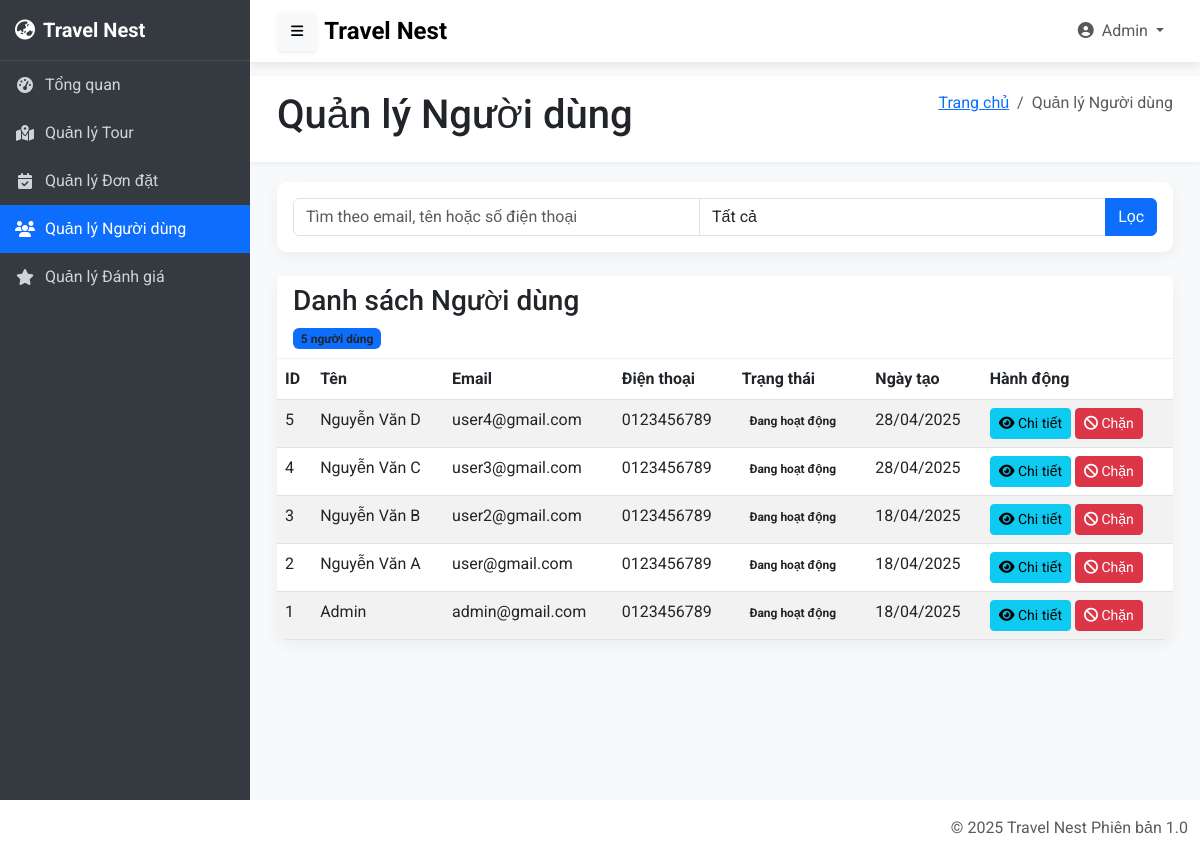
The app's page /admin/pages/user/users.php (signed in) with its own data.
### tables this page shows
CREATE TABLE `users` (
  `user_id` int NOT NULL,
  `full_name` varchar(255) NOT NULL,
  `email` varchar(255) NOT NULL,
  `password` varchar(255) NOT NULL,
  `phone` varchar(20) NOT NULL,
  `address` text,
  `role` enum('customer','admin') DEFAULT 'customer',
  `status` enum('active','blocked','inactive') DEFAULT 'active',
  `created_at` timestamp NULL DEFAULT CURRENT_TIMESTAMP,
  `updated_at` timestamp NULL DEFAULT CURRENT_TIMESTAMP ON UPDATE CURRENT_TIMESTAMP
);

### admin/functions/user_functions.php (called while the page is built, shortened)
<?php
function getUsers($conn, $currentPage = 1, $itemsPerPage = 10, $search = '', $status = 'all') {
    $users = [];
    $offset = ($currentPage - 1) * $itemsPerPage;
    $sql = "SELECT *
            FROM users
            WHERE 1=1";
    $sql .= " ORDER BY created_at DESC LIMIT ?, ?";
    $stmt = $conn->prepare($sql);
    if (!empty($search) && $status != 'all') {
        $stmt->bind_param("ssssii", $searchTerm, $searchTerm, $searchTerm, $status, $offset, $itemsPerPage);
    } elseif (!empty($search)) {
        $stmt->bind_param("sssii", $searchTerm, $searchTerm, $searchTerm, $offset, $itemsPerPage);
    } elseif ($status != 'all') {
        $stmt->bind_param("sii", $status, $offset, $itemsPerPage);
    } else {
        $stmt->bind_param("ii", $offset, $itemsPerPage);
    }
    $stmt->execute();
    $result = $stmt->get_result();
    if ($result->num_rows > 0) {
        while ($row = $result->fetch_assoc()) {
            $users[] = $row;
        }
    }
    return $users;
}
function getTotalUserCount($conn, $search = '', $status = 'all') {
    $sql = "SELECT COUNT(*) as total FROM users WHERE 1=1";
    $stmt = $conn->prepare($sql);
    $stmt->execute();
    $result = $stmt->get_result();
    if ($result->num_rows > 0) {
        return $result->fetch_assoc()['total'];
    }
    return 0;
}

### admin/pages/user/users.php (the view, shortened to what this page needs)
<?php
require_once '../../../admin/config/config.php';
require_once '../../functions/user_functions.php';
$currentPage = isset($_GET['page']) ? (int)$_GET['page'] : 1;
$itemsPerPage = 10;
$search = isset($_GET['search']) ? $_GET['search'] : '';
$status = isset($_GET['status']) ? $_GET['status'] : 'all';
$users = getUsers($conn, $currentPage, $itemsPerPage, $search, $status);
$totalUsers = getTotalUserCount($conn, $search, $status);
?>
<?php include '../../layouts/header.php'; ?>
<body>
    <?php include '../../layouts/navbar.php'; ?>
    <?php include '../../layouts/sidebar.php'; ?>
    <div class="content-wrapper" id="content-wrapper">
        <div class="content-header">
            <div class="container-fluid">
                <div class="row mb-2">
                    <div class="col-sm-6">
                        <h1 class="m-0">Quản lý Người dùng</h1>
                    </div>
                    <div class="col-sm-6">
                        <ol class="breadcrumb float-sm-end">
                            <li class="breadcrumb-item"><a href="../statistics/statistics.php">Trang chủ</a></li>
                            <li class="breadcrumb-item active">Quản lý Người dùng</li>
                        </ol>
                    </div>
                </div>
            </div>
        </div>
        <div class="content">
            <div class="container-fluid">
                <div class="card mb-4">
                    <div class="card-body">
                        <form method="GET" action="users.php" class="row">
                            <div class="input-group">
                                <input type="text" class="form-control" id="search" name="search"
                                    placeholder="Tìm theo email, tên hoặc số điện thoại"
                                    value="<?php echo htmlspecialchars($search); ?>">
                                <select class="form-control" id="status" name="status">
                                    <option value="all" <?php echo $status == 'all' ? 'selected' : ''; ?>>Tất cả</option>
                                </select>
                                <button type="submit" class="btn btn-primary btn-block">Lọc</button>
                            </div>
                        </form>
                    </div>
                </div>
                <div class="card">
                    <div class="card-header">
                        <h3 class="card-title">Danh sách Người dùng</h3>
                        <div class="card-tools">
                            <span class="badge bg-primary"><?php echo $totalUsers; ?> người dùng</span>
                        </div>
                    </div>
                    <div class="card-body p-0">
                        <div class="table-responsive">
                            <table class="table table-striped table-hover m-0">
                                <thead>
                                    <tr>
                                        <th>ID</th>
                                        <th>Tên</th>
                                        <th>Email</th>
                                        <th>Điện thoại</th>
                                        <th>Trạng thái</th>
                                        <th>Ngày tạo</th>
                                        <th>Hành động</th>
                                    </tr>
                                </thead>
                                <tbody>
                                    <?php if (empty($users)): ?>
                                        <tr>
                                            <td colspan="7" class="text-center">Không tìm thấy người dùng nào.</td>
                                        </tr>
                                    <?php else: ?>
                                        <?php foreach ($users as $user): ?>
                                            <tr>
                                                <td><?php echo $user['user_id']; ?></td>
                                                <td><?php echo isset($user['full_name']) ? htmlspecialchars($user['full_name']) : ''; ?></td>
                                                <td><?php echo isset($user['email']) ? htmlspecialchars($user['email']) : ''; ?></td>
                                                <td><?php echo isset($user['phone']) ? htmlspecialchars($user['phone']) : ''; ?></td>
                                                <td>
                                                    <?php if ($user['status'] == 'active'): ?>
                                                        <span class="badge badge-success">Đang hoạt động</span>
                                                    <?php elseif ($user['status'] == 'blocked'): ?>
                                                        <span class="badge badge-danger">Đã chặn</span>
                                                    <?php else: ?>
                                                        <span class="badge badge-secondary"><?php echo htmlspecialchars($user['status']); ?></span>
                                                    <?php endif; ?>
                                                </td>
                                                <td><?php echo date('d/m/Y', strtotime($user['created_at'])); ?></td>
                                                <td>
                                                    <a href="view_user.php?id=<?php echo $user['user_id']; ?>" class="btn btn-info btn-sm">
                                                        <i class="fas fa-eye"></i> Chi tiết
                                                    </a>
                                                    <form method="POST" action="users.php" class="d-inline"
                                                        onsubmit="return confirm('Bạn có chắc chắn muốn <?php echo $user['status'] == 'active' ? 'chặn' : 'bỏ chặn'; ?> người dùng này?');">
                                                        <button type="submit" name="update_status" class="btn <?php echo $user['status'] == 'active' ? 'btn-danger' : 'btn-success'; ?> btn-sm">
                                                            <?php if ($user['status'] == 'active'): ?>
                                                                <i class="fas fa-ban"></i> Chặn
                                                            <?php else: ?>
                                                                <i class="fas fa-check"></i> Bỏ chặn
                                                            <?php endif; ?>
                                                        </button>
                                                    </form>
                                                </td>
                                            </tr>
                                        <?php endforeach; ?>
                                    <?php endif; ?>
                                </tbody>
                            </table>
                        </div>
                    </div>
                </div>
            </div>
        </div>
    </div>
    <?php include '../../layouts/footer.php'; ?>
</body>
</html>

### admin/assets/css/admin.css (style rules this page uses)
body { font-family: 'Roboto', sans-serif; background-color: #f5f5f5; overflow-x: hidden; }
.content-wrapper { flex: 1; transition: margin-left 0.3s ease; background-color: #f8f9fa; margin-left: 250px; margin-top: 56px; min-height: calc(100vh - 56px); padding-top: 20px; }
.content-header { padding: 15px; background-color: #ffffff; box-shadow: 0 2px 5px rgba(0, 0, 0, 0.05); margin-bottom: 20px; }
.content { padding: 0 15px 15px; }
.card { border: none; border-radius: 10px; box-shadow: 0 5px 15px rgba(0, 0, 0, 0.05); margin-bottom: 20px; }
.card-header { background-color: #ffffff; border-bottom: 1px solid #f1f1f1; font-weight: 500; }
.table-responsive { border-radius: 10px; overflow: hidden; }
.badge { color:#212529; }
@media (min-width: 768px) { .content-wrapper { margin-left: 250px; } }

### records on screen
users: user_id "5", full_name "Nguyễn Văn D", email "user4@gmail.com", phone "0123456789", status "Đang hoạt động", created_at "28/04/2025"
users: user_id "4", full_name "Nguyễn Văn C", email "user3@gmail.com", phone "0123456789", status "Đang hoạt động", created_at "28/04/2025"
users: user_id "3", full_name "Nguyễn Văn B", email "user2@gmail.com", phone "0123456789", status "Đang hoạt động", created_at "18/04/2025"
users: user_id "2", full_name "Nguyễn Văn A", email "user@gmail.com", phone "0123456789", status "Đang hoạt động", created_at "18/04/2025"
users: user_id "1", full_name "Admin", email "admin@gmail.com", phone "0123456789", status "Đang hoạt động", created_at "18/04/2025"

### other values on screen
$_SESSION['full_name'] "Admin"
$totalUsers "5"
